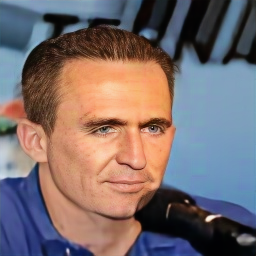
#> input picture imgCompress/super_2_img/015216_enrypt_super_2_fingerprint.png, 256 x 256 px
$ python img_resize.py
#> lines starting #> are read from the running program, lines starting #| are printed output that depends on the picture
import cv2

img = cv2.imread('super_2_img/015216_enrypt_super_2_fingerprint.png')
#> img is the input picture: shape (256, 256, 3); mean B, G, R 109.2, 108, 121.8
img = cv2.resize(img, dsize=(128,128))
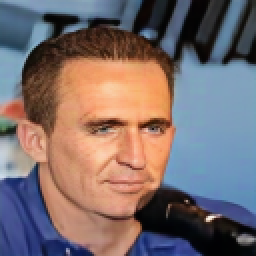
#> img: shape (128, 128, 3) (shown 2 times larger); mean B, G, R 109.3, 108.2, 121.9
cv2.imwrite('super_2_img/015216_enrypt_super_2_fingerprint_respize_128.png', img)
